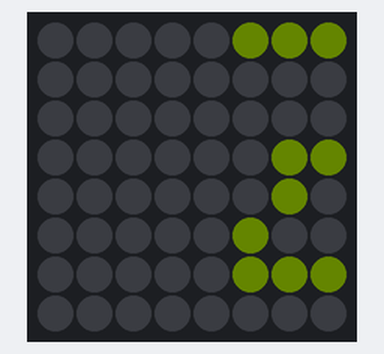
A program run on a simulated ESP32. Parts: 8×8 RGB LED matrix (first LED top left, wired row by row). Dim RGB values are drawn brighter than linear.

Above: at 0.46 s.
At 0.97 s:
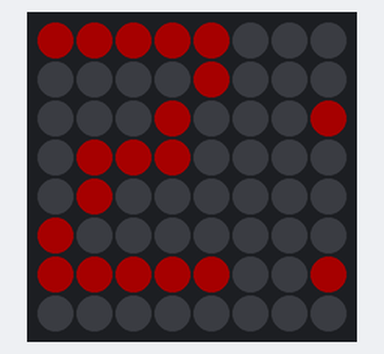
At 1.59 s:
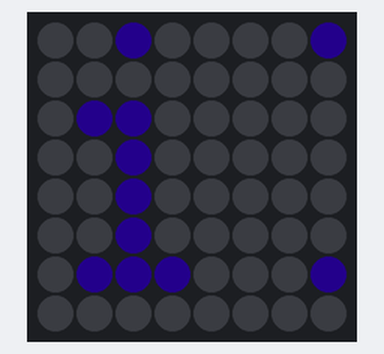
At 2.0 s:
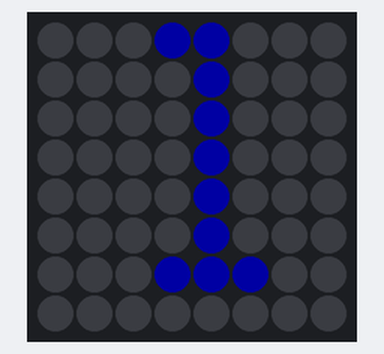
At 2.42 s:
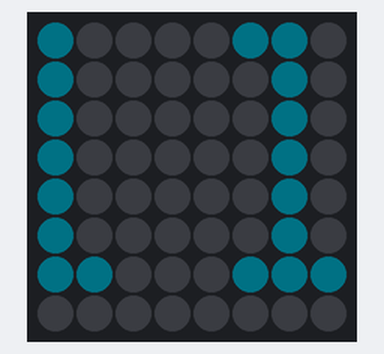
At 2.8 s:
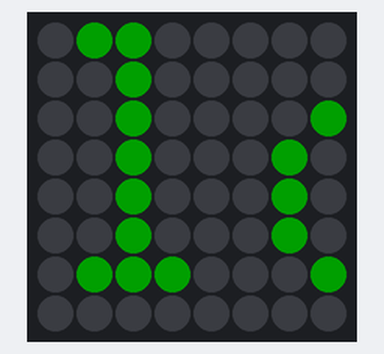

The program:

main.cpp
```cpp
#define mw 8
#define mh 8
#define NUMMATRIX (mw*mh)
#define LEDPIN 27

#include <Adafruit_GFX.h>
#include <FastLED.h>
#include <FastLED_NeoMatrix.h>
#include <SPI.h>

CRGB matrixleds[NUMMATRIX];

FastLED_NeoMatrix *matrix = new FastLED_NeoMatrix(matrixleds, 8, mh, mw/8, 1,
  NEO_MATRIX_TOP     + NEO_MATRIX_LEFT +
    NEO_MATRIX_COLUMNS + NEO_MATRIX_ZIGZAG +
    NEO_TILE_TOP + NEO_TILE_LEFT +  NEO_TILE_PROGRESSIVE);

const uint16_t colors[] = {
  matrix->Color(255, 0, 0), matrix->Color(0, 255, 0), matrix->Color(0, 0, 255) };

void setup() {
    Serial.begin(115200);
    FastLED.addLeds<NEOPIXEL,LEDPIN>(matrixleds, NUMMATRIX);
    matrix->begin();
    matrix->setTextWrap(false);
    matrix->setBrightness(40);
    matrix->setTextColor(colors[0]);
}

int x    = mw;
int pass = 0;
unsigned long lastshow=0;
int demo=0;
int demo0count=0;
int demo1count=0;

// Input a value 0 to 255 to get a color value.
// The colours are a transition r - g - b - back to r.
uint32_t Wheel(byte WheelPos) {
  WheelPos = 255 - WheelPos;
  if(WheelPos < 85) {
    return matrix->Color(255 - WheelPos * 3, 0, WheelPos * 3);
  }
  if(WheelPos < 170) {
    WheelPos -= 85;
    return matrix->Color(0, WheelPos * 3, 255 - WheelPos * 3);
  }
  WheelPos -= 170;
  return matrix->Color(WheelPos * 3, 255 - WheelPos * 3, 0);
}

void loop() {

  //texte qui scroll
  if((demo==0) && (millis()-lastshow>100)){
    matrix->fillScreen(0);
    matrix->setCursor(x, 0);
    matrix->setTextColor(Wheel(((x * 256 / 32) + x) & 255));
    matrix->print(F("Zilloscope"));
    if(--x < -8-10) {
      x = matrix->width();
      if(++pass >= 1) {
        pass = 0;
        demo++;
        lastshow=0;
      }
      //matrix->setTextColor(colors[pass]);
    }
    matrix->show();
    //delay(100);
    lastshow=millis();
  }

  if(demo>1){
    demo=0;
  }
}
```
